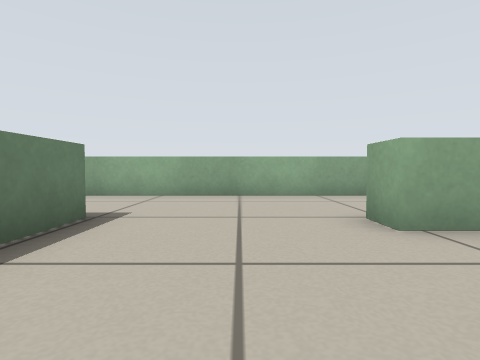
View 1 (above)

17 first-person views from a walk through a world built for the Player/Stage simulator. The camera is 0.33 m above the floor, tilts 2° down and sees 80° across. Floor lines are 1 m apart. The floor is counted in squares, 0.5 m on a side. Each view is taken from the middle of a square. On the plan, view 1 faces up. The plan holds only what a view shows up to about 9 squares ahead; the rest is blank. The place goes on beyond the plan. Robots are left out.

View 2
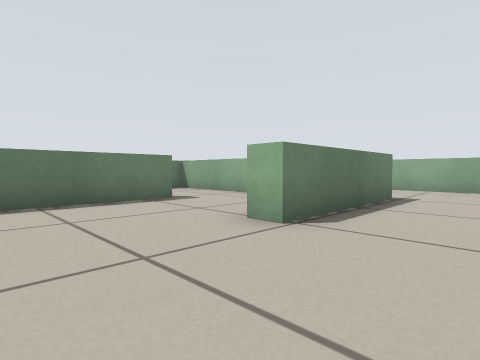

View 3
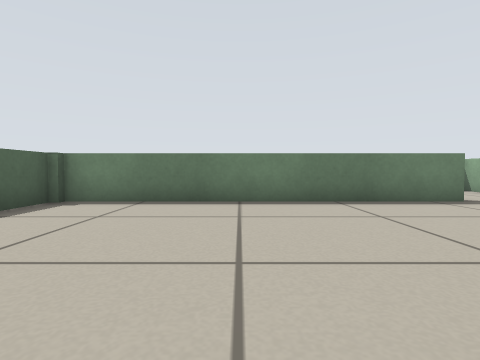

View 4
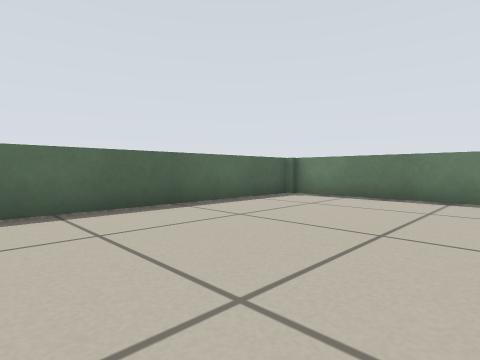

View 5
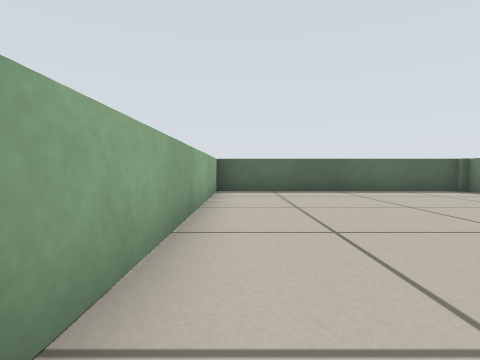

View 6
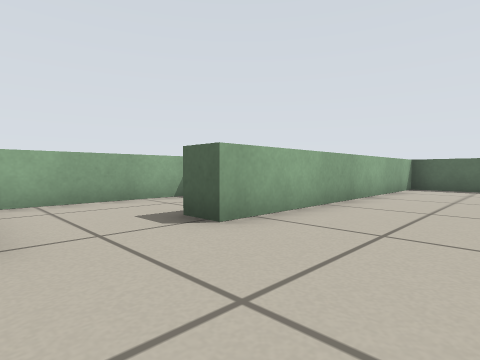

View 7
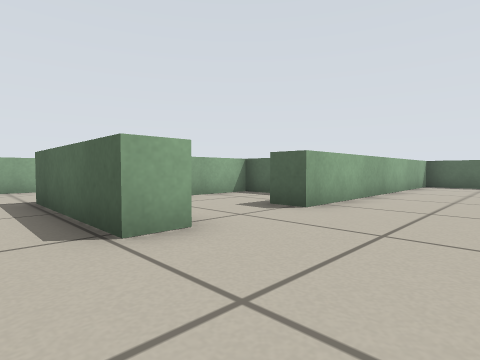

View 8
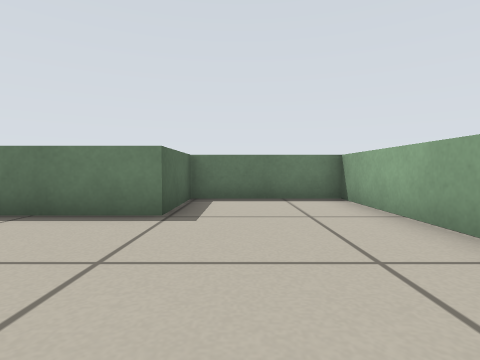

View 9
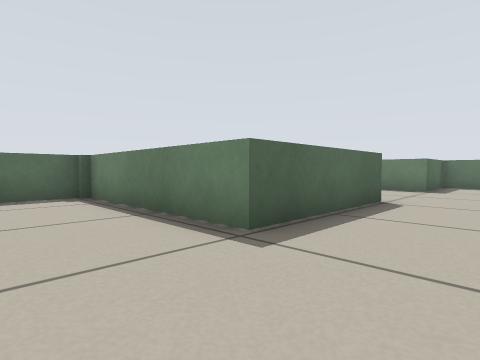

View 10
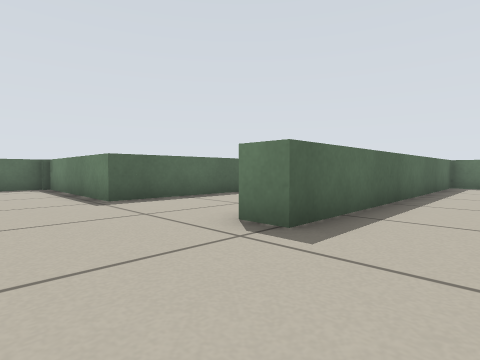

View 11
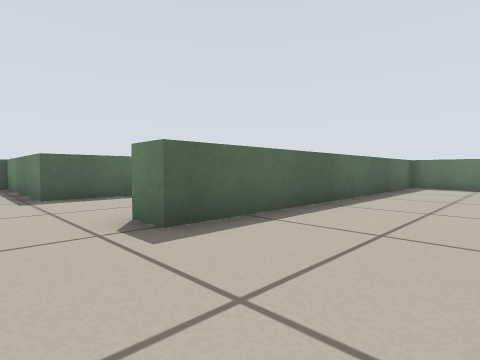

View 12
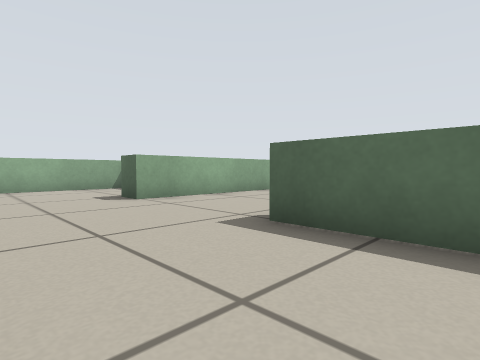

View 13
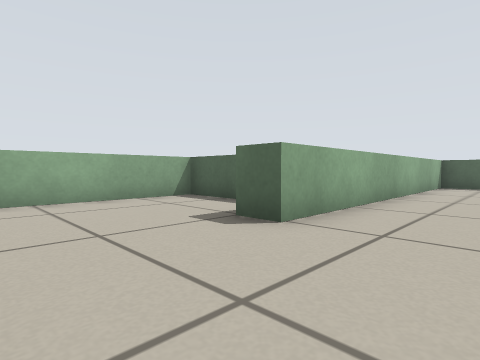

View 14
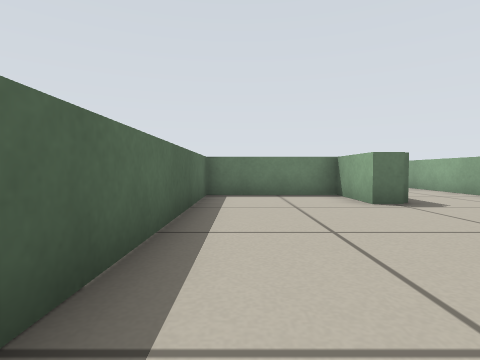

View 15
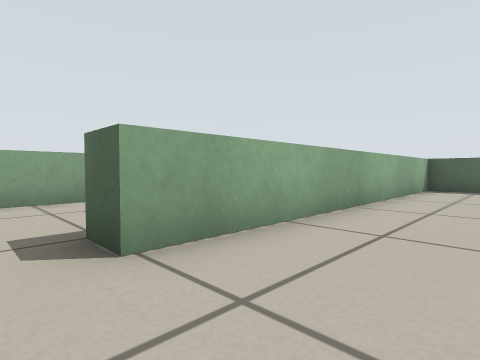

View 16
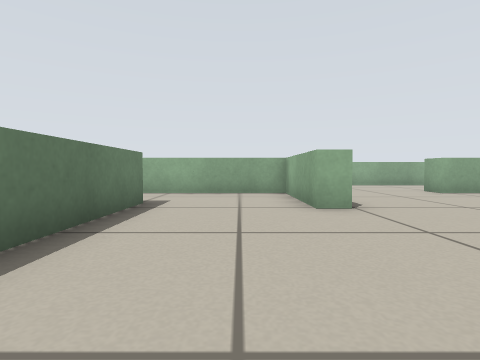

View 17
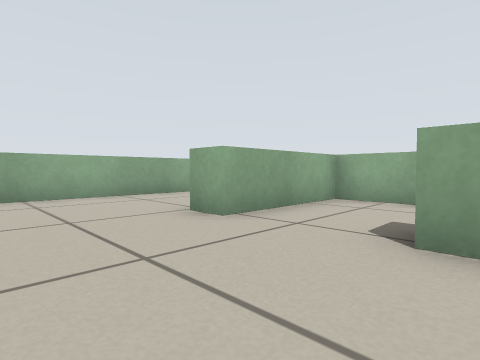

### Floor plan
Points are (right, up) in squares from view 1. A wall is a line through its corners. A room is listed if a view was taken in it or the views show most of it. See-through windows are left out.
Room 1 (views 1, 2, 3, 4, 5, 6, 7, 16, 17)
walls: (4.1, -1.4) (5.1, -1.4) (5.1, 3.1) (1.7, 3.1) (1.7, 3.9); (-5.9, 0.8) (-5.9, -7.8) (1.7, -7.8) (1.7, 0.6) (2.6, 0.6); (0.4, 7.3) (-4.5, 7.3) (-4.5, 3.9) (-2.1, 3.9) (-2.1, -0.2) (-2.7, -0.2) (-2.7, 3.1) (-6.5, 3.1)
ways out: opening at (1.5, 5.5) to room 2
Room 2 (views 8, 9, 10, 11, 12, 13, 14, 15)
walls: (4.1, 7.3) (0.4, 7.3); (1.7, 3.9) (5.7, 3.9) (5.7, -1.4) (9.2, -1.4) (9.2, 8.1) (10, 8.1); (11.6, 6.5) (13.4, 6.5) (13.4, 10.5); (-4.5, 11.5) (-4.5, 8.1) (5.3, 8.1) (5.3, 7.2)
ways out: opening at (1.5, 5.5) to room 1

Where each view was taken, in squares from view 1:
view 1: 0 up, 0 right, facing up
view 2: 3 down, 0 right, facing up-left
view 3: 4 down, 0 right, facing left
view 4: 3 down, 1 right, facing down-left
view 5: 1 up, 1 right, facing down
view 6: 3 up, 1 left, facing down-right
view 7: 5 up, 1 left, facing down-right
view 8: 5 up, 2 right, facing left
view 9: 6 up, 8 right, facing down-left
view 10: 10 up, 8 right, facing down-left
view 11: 11 up, 7 right, facing down-left
view 12: 11 up, 3 right, facing down-right
view 13: 11 up, 7 right, facing down-right
view 14: 9 up, 3 right, facing left
view 15: 9 up, 7 right, facing down-right
view 16: 5 down, 4 left, facing up
view 17: 0 up, 1 left, facing up-right
